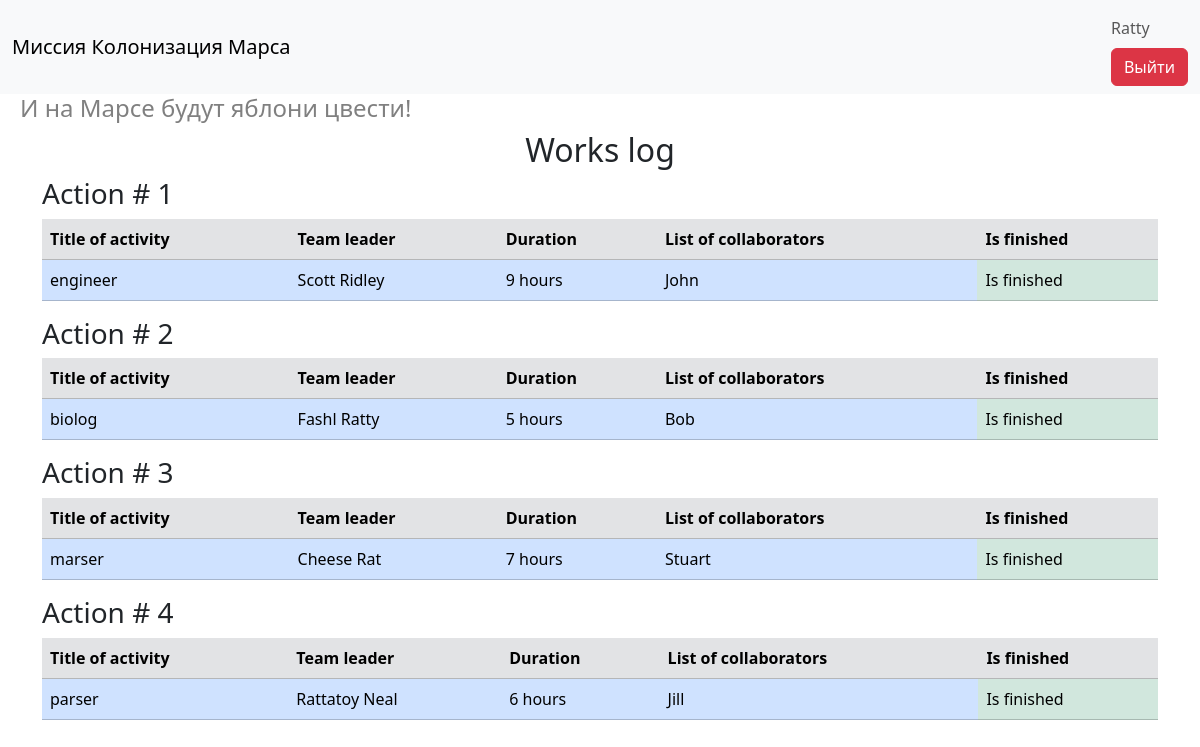
Screenshot of /index (signed in) with the database file from the repository.
### data/user.py (models this page shows, shortened)
class User(SqlAlchemyBase, UserMixin):
    __tablename__ = 'users'
    id = Column(Integer, primary_key=True, autoincrement=True)
    surname = Column(String)
    name = Column(String)
    age = Column(Integer)
    position = Column(String)
    speciality = Column(String)
    address = Column(String)
    email = Column(String, unique=True)
    hashed_password = Column(String)
    modified_date = Column(DateTime)
    jobs = orm.relationship('Jobs', back_populates='user')

### data/jobs.py (models this page shows)
class Jobs(SqlAlchemyBase):
    __tablename__ = 'jobs'
    id = Column(Integer, primary_key=True, autoincrement=True)
    team_leader = Column(Integer, ForeignKey('users.id'))
    job = Column(String)
    work_size = Column(Integer)
    collaborators = Column(String)
    start_date = Column(DateTime)
    end_date = Column(DateTime)
    is_finished = Column(Boolean)
    user = orm.relationship('User')

### app.py (the view)
@app.route('/')
@app.route('/index')
def get_index():
    session = create_session()
    result = session.query(Jobs, User).join(User, Jobs.team_leader == User.id)
    return render_template('index.html', title='Главная страница', result=result)

### app.py (called while the page is built)
@login_manager.user_loader
def user_loader(user_id):
    session = db_session.create_session()
    return session.get(User, user_id)

### data/db_session.py (called while the page is built)
def create_session() -> Session:
    global __factory
    return __factory()

### templates/index.html
{% extends "base.html" %}
{% block content %}
<div class="container">
    <div class="row">
        <div class="col">
            <h2 class="text-center">Works log</h2>
        </div>
    </div>
    {% for jobs, user in result %}
    <div class="row">
        <div class="col">
            <h3>Action # {{ jobs.id }}</h3>
        </div>
    </div>
    <div class="row">
        <div class="col">
            <table class="table">
                <tr>
                    <th class="table-secondary">Title of activity</th>
                    <th class="table-secondary">Team leader</th>
                    <th class="table-secondary">Duration</th>
                    <th class="table-secondary">List of collaborators</th>
                    <th class="table-secondary">Is finished</th>
                </tr>
                <tr>
                    <td class="table-primary">{{ jobs.job }}</td>
                    <td class="table-primary">{{ user.surname }} {{ user.name }}</td>
                    <td class="table-primary">{{ jobs.work_size }} hours</td>
                    <td class="table-primary">{{ jobs.collaborators }}</td>
                    {% if jobs.is_finished %}
                        <td class="table-success">Is finished</td>
                    {% else %}
                        <td class="table-danger">Is not finished</td>
                    {% endif %}
                </tr>
            </table>
        </div>
    </div>
    {% endfor %}
</div>
{% endblock %}

### templates/base.html (shortened to what this page needs)
<!DOCTYPE html>
<html lang="ru">
<head>
    <link href="https://cdn.jsdelivr.net/npm/bootstrap@5.3.8/dist/css/bootstrap.min.css" rel="stylesheet">
    <link href="{{ url_for('static', filename='css/style.css') }}" rel="stylesheet">
</head>
<body>
    <nav class="navbar bg-body-tertiary">
        <div class="container-fluid">
            <h1 class="navbar-brand mb-0">
                Миссия Колонизация Марса
            </h1>
            <ul class="navbar-nav">
                {% if current_user.is_authenticated %}
                <li class="nav-item">
                    <a href="#" class="nav-link">{{ current_user.name }}</a>
                </li>
                <li class="nav-item">
                    <a href="/logout" class="btn btn-danger">Выйти</a>
                </li>
                {% else %}
                <li class="nav-item">
                    <a href="/login" class="btn btn-primary">Войти</a>
                </li>
                {% endif %}
            </ul>
        </div>
    </nav>
    <h4>
        И на Марсе будут яблони цвести!
    </h4>
    {% block content %}{% endblock %}
</body>
</html>

### static/css/style.css (style rules this page uses)
h4 { color: grey; padding-left: 20px; }

### rows the page displays
User: name "Ratty"
Jobs: id "1", job "engineer", surname "Scott", name "Ridley", work_size "9", collaborators "John", is_finished "Is finished"
Jobs: id "2", job "biolog", surname "Fashl", name "Ratty", work_size "5", collaborators "Bob", is_finished "Is finished"
Jobs: id "3", job "marser", surname "Cheese", name "Rat", work_size "7", collaborators "Stuart", is_finished "Is finished"
Jobs: id "4", job "parser", surname "Rattatoy", name "Neal", work_size "6", collaborators "Jill", is_finished "Is finished"
